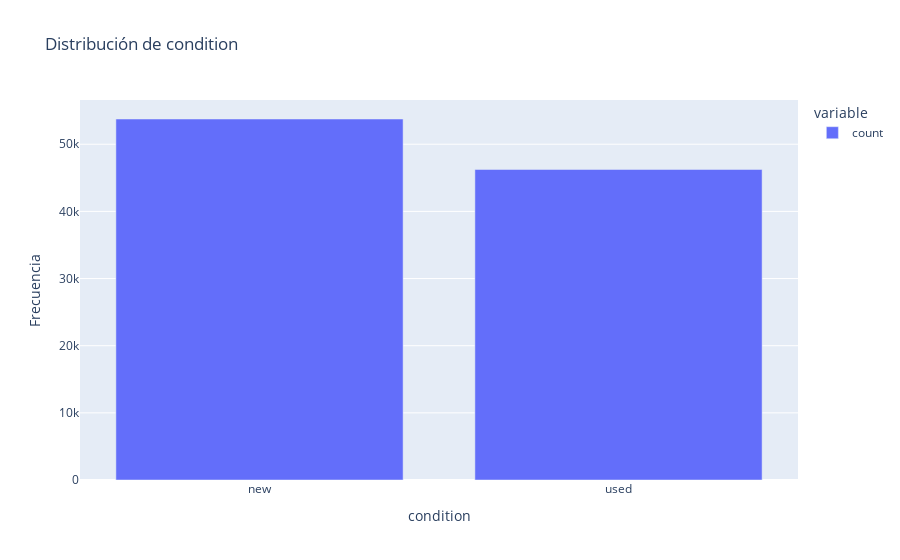
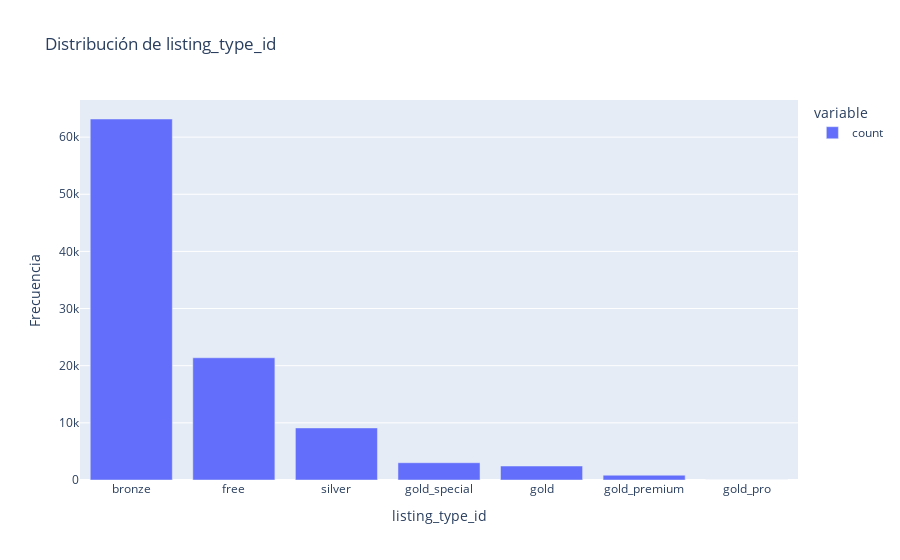
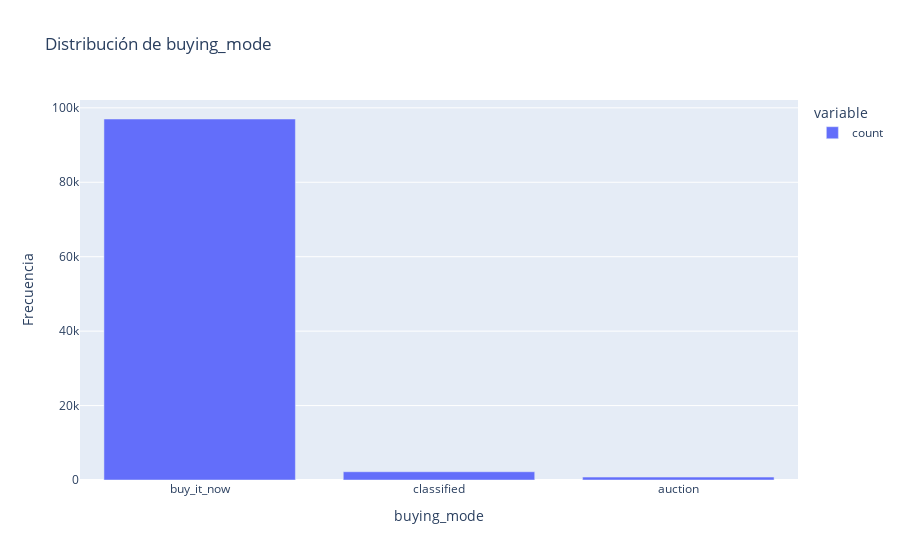
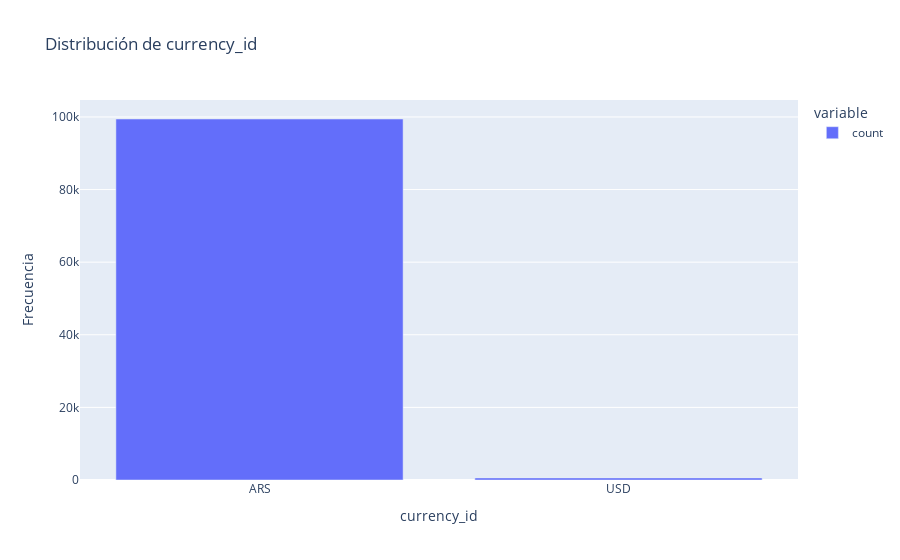

The notebook cell these images were saved under, in order:
### Code cell
import plotly.express as px

for col in categorical_cols:
    fig = px.bar(data[col].value_counts(),
                title=f'Distribución de {col}',
                labels={'value': 'Frecuencia', 'index': col})
    fig.show()

### Figure 1 — Plotly figure (JSON) as saved in the notebook; plotly's stock layout.template omitted (floating-point values rounded to 4 significant figures)
{"data": [{"alignmentgroup": "True", "hovertemplate": "variable=count<br>condition=%{x}<br>Frecuencia=%{y}<extra></extra>", "legendgroup": "count", "marker": {"color": "#636efa", "pattern": {"shape": ""}}, "name": "count", "offsetgroup": "count", "orientation": "v", "showlegend": true, "textposition": "auto", "type": "bar", "x": ["new", "used"], "xaxis": "x", "y": [53758, 46242], "yaxis": "y"}], "layout": {"barmode": "relative", "legend": {"title": {"text": "variable"}, "tracegroupgap": 0}, "title": {"text": "Distribución de condition"}, "xaxis": {"anchor": "y", "domain": [0, 1], "title": {"text": "condition"}}, "yaxis": {"anchor": "x", "domain": [0, 1], "title": {"text": "Frecuencia"}}}}

### Figure 2 — Plotly figure (JSON) as saved in the notebook; plotly's stock layout.template omitted (floating-point values rounded to 4 significant figures)
{"data": [{"alignmentgroup": "True", "hovertemplate": "variable=count<br>listing_type_id=%{x}<br>Frecuencia=%{y}<extra></extra>", "legendgroup": "count", "marker": {"color": "#636efa", "pattern": {"shape": ""}}, "name": "count", "offsetgroup": "count", "orientation": "v", "showlegend": true, "textposition": "auto", "type": "bar", "x": ["bronze", "free", "silver", "gold_special", "gold", "gold_premium", "gold_pro"], "xaxis": "x", "y": [63170, 21388, 9114, 3023, 2445, 842, 18], "yaxis": "y"}], "layout": {"barmode": "relative", "legend": {"title": {"text": "variable"}, "tracegroupgap": 0}, "title": {"text": "Distribución de listing_type_id"}, "xaxis": {"anchor": "y", "domain": [0, 1], "title": {"text": "listing_type_id"}}, "yaxis": {"anchor": "x", "domain": [0, 1], "title": {"text": "Frecuencia"}}}}

### Figure 3 — Plotly figure (JSON) as saved in the notebook; plotly's stock layout.template omitted (floating-point values rounded to 4 significant figures)
{"data": [{"alignmentgroup": "True", "hovertemplate": "variable=count<br>buying_mode=%{x}<br>Frecuencia=%{y}<extra></extra>", "legendgroup": "count", "marker": {"color": "#636efa", "pattern": {"shape": ""}}, "name": "count", "offsetgroup": "count", "orientation": "v", "showlegend": true, "textposition": "auto", "type": "bar", "x": ["buy_it_now", "classified", "auction"], "xaxis": "x", "y": [97001, 2219, 780], "yaxis": "y"}], "layout": {"barmode": "relative", "legend": {"title": {"text": "variable"}, "tracegroupgap": 0}, "title": {"text": "Distribución de buying_mode"}, "xaxis": {"anchor": "y", "domain": [0, 1], "title": {"text": "buying_mode"}}, "yaxis": {"anchor": "x", "domain": [0, 1], "title": {"text": "Frecuencia"}}}}

### Figure 4 — Plotly figure (JSON) as saved in the notebook; plotly's stock layout.template omitted (floating-point values rounded to 4 significant figures)
{"data": [{"alignmentgroup": "True", "hovertemplate": "variable=count<br>currency_id=%{x}<br>Frecuencia=%{y}<extra></extra>", "legendgroup": "count", "marker": {"color": "#636efa", "pattern": {"shape": ""}}, "name": "count", "offsetgroup": "count", "orientation": "v", "showlegend": true, "textposition": "auto", "type": "bar", "x": ["ARS", "USD"], "xaxis": "x", "y": [99433, 567], "yaxis": "y"}], "layout": {"barmode": "relative", "legend": {"title": {"text": "variable"}, "tracegroupgap": 0}, "title": {"text": "Distribución de currency_id"}, "xaxis": {"anchor": "y", "domain": [0, 1], "title": {"text": "currency_id"}}, "yaxis": {"anchor": "x", "domain": [0, 1], "title": {"text": "Frecuencia"}}}}
